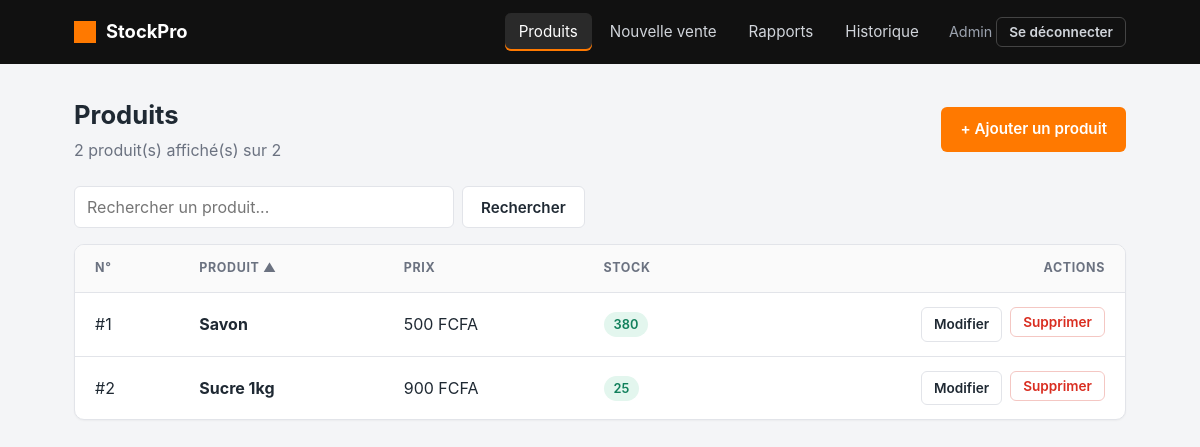
Before: / (signed in) with the older database file.
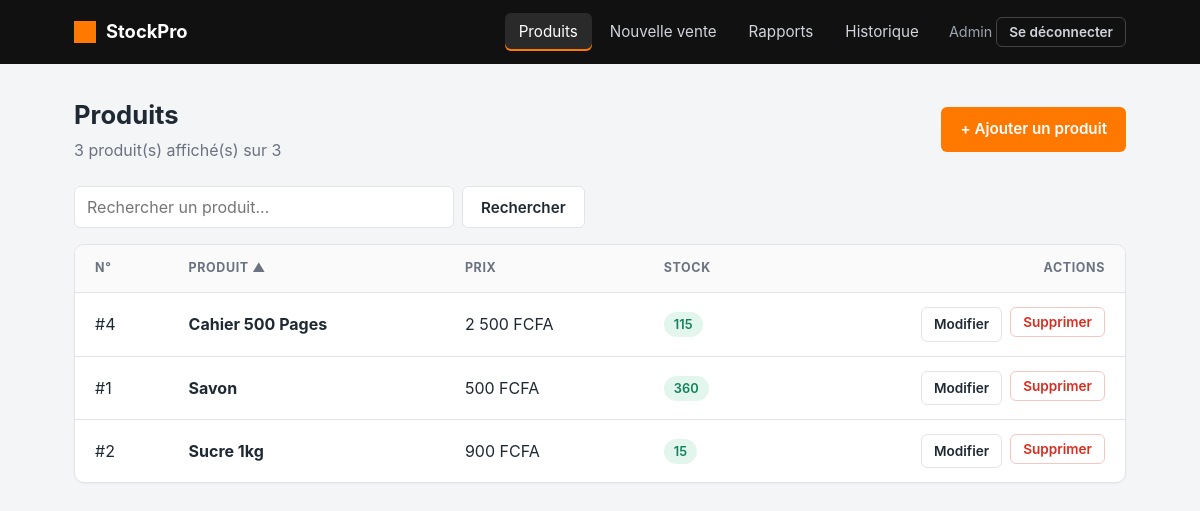
After: the same page with the newer database file.
### tables this page shows
CREATE TABLE produits (
    id INTEGER PRIMARY KEY AUTOINCREMENT,
    nom TEXT NOT NULL,
    prix REAL NOT NULL,
    quantite INTEGER NOT NULL DEFAULT 0
);

### app.py (the view)
@app.route("/")
@connexion_requise
def accueil():
    q = request.args.get("q", "").strip()
    tri = request.args.get("tri", "nom")
    ordre = request.args.get("ordre", "asc")
    if tri not in TRIS:
        tri = "nom"
    if ordre not in ("asc", "desc"):
        ordre = "asc"
    colonne = TRIS[tri]
    sens = "ASC" if ordre == "asc" else "DESC"
    connexion = get_connexion()
    produits = connexion.execute(
        f"SELECT * FROM produits WHERE nom LIKE ? ORDER BY {colonne} {sens}, id ASC",
        (f"%{q}%",),
    ).fetchall()
    alertes = connexion.execute(
        "SELECT nom, quantite FROM produits WHERE quantite < ? "
        "ORDER BY quantite ASC, nom ASC",
        (SEUIL_STOCK,),
    ).fetchall()
    nb_total = connexion.execute(
        "SELECT COUNT(*) AS n FROM produits"
    ).fetchone()["n"]
    connexion.close()
    return render_template(
        "produits.html",
        produits=produits,
        alertes=alertes,
        nb_total=nb_total,
        seuil=SEUIL_STOCK,
        q=q,
        tri=tri,
        ordre=ordre,
    )

### app.py (called while the page is built)
def get_connexion():
    connexion = sqlite3.connect("stock.db")
    connexion.row_factory = sqlite3.Row
    return connexion

def connexion_requise(fonction):
    @wraps(fonction)
    def enveloppe(*args, **kwargs):
        if "utilisateur" not in session:
            return redirect(url_for("login"))
        return fonction(*args, **kwargs)
    return enveloppe

### templates/produits.html (shortened to what this page needs)
{% extends "base.html" %}
{% block contenu %}
{% macro entete(col, titre, q, tri, ordre) %}
<th>
    <a class="tri" href="{{ url_for('accueil', q=q, tri=col, ordre=('desc' if tri == col and ordre == 'asc' else 'asc')) }}">
        {{ titre }}{% if tri == col %} {{ '▲' if ordre == 'asc' else '▼' }}{% endif %}
    </a>
</th>
{% endmacro %}
<div class="entete">
    <div>
        <h1>Produits</h1>
        <p class="sous-titre">{{ produits|length }} produit(s) affiché(s) sur {{ nb_total }}</p>
    </div>
    <a href="{{ url_for('ajouter') }}" class="btn btn-primaire">+ Ajouter un produit</a>
</div>
<form method="GET" action="{{ url_for('accueil') }}" class="recherche">
    <input type="search" name="q" value="{{ q }}" placeholder="Rechercher un produit...">
    <button type="submit" class="btn btn-contour">Rechercher</button>
</form>
<div class="carte carte-tableau">
    {% if produits %}
    <table>
        <thead>
            <tr>
                <th>N°</th>
                {{ entete('nom', 'Produit', q, tri, ordre) }}
                {{ entete('prix', 'Prix', q, tri, ordre) }}
                {{ entete('stock', 'Stock', q, tri, ordre) }}
                <th class="droite">Actions</th>
            </tr>
        </thead>
        <tbody>
            {% for produit in produits %}
            <tr>
                <td>#{{ produit['id'] }}</td>
                <td><strong>{{ produit['nom'] }}</strong></td>
                <td>{{ '{:,.0f}'.format(produit['prix']).replace(',', ' ') }} FCFA</td>
                <td>
                    {% if produit['quantite'] == 0 %}
                    <span class="badge badge-rouge">Rupture</span>
                    {% elif produit['quantite'] < seuil %}
                    <span class="badge badge-orange">{{ produit['quantite'] }} · Faible</span>
                    {% else %}
                    <span class="badge badge-vert">{{ produit['quantite'] }}</span>
                    {% endif %}
                </td>
                <td>
                    <div class="actions">
                        <a href="{{ url_for('modifier', id=produit['id']) }}"
                           class="btn btn-petit btn-contour">Modifier</a>
                        <form method="POST" action="{{ url_for('supprimer', id=produit['id']) }}"
                              onsubmit="return confirm('Supprimer ce produit ?');">
                            <button type="submit" class="btn btn-petit btn-danger">Supprimer</button>
                        </form>
                    </div>
                </td>
            </tr>
            {% endfor %}
        </tbody>
    </table>
    {% elif q %}
    <div class="vide">
        <p>Aucun produit ne correspond à « {{ q }} ».</p>
        <a href="{{ url_for('accueil') }}" class="btn btn-contour">Afficher tous les produits</a>
    </div>
    {% else %}
    <div class="vide">
        <p>Aucun produit pour le moment.</p>
        <a href="{{ url_for('ajouter') }}" class="btn btn-primaire">Ajouter le premier produit</a>
    </div>
    {% endif %}
</div>
{% endblock %}

### templates/base.html (shortened to what this page needs)
<!DOCTYPE html>
<html lang="fr">
<head>
    <link rel="stylesheet" href="{{ url_for('static', filename='style.css') }}">
</head>
<body>
    <header class="navbar">
        <div class="navbar-contenu">
            <a class="logo" href="{{ url_for('accueil') }}">
                <span class="logo-carre"></span>StockPro
            </a>
            {% if session.get('utilisateur') %}
            <nav>
                <a href="{{ url_for('accueil') }}"
                   class="{{ 'actif' if request.endpoint in ['accueil', 'ajouter', 'modifier'] }}">Produits</a>
                <a href="{{ url_for('vendre') }}"
                   class="{{ 'actif' if request.endpoint == 'vendre' }}">Nouvelle vente</a>
                <a href="{{ url_for('rapport') }}"
                   class="{{ 'actif' if request.endpoint == 'rapport' }}">Rapports</a>
                <a href="{{ url_for('ventes') }}"
                   class="{{ 'actif' if request.endpoint == 'ventes' }}">Historique</a>
                <span class="utilisateur">{{ session['utilisateur'] }}</span>
                <form method="POST" action="{{ url_for('deconnexion') }}" class="form-inline">
                    <button type="submit" class="btn btn-contour">Se déconnecter</button>
                </form>
            </nav>
            {% endif %}
        </div>
    </header>
    <main class="contenu">
        {% block contenu %}{% endblock %}
    </main>
</body>
</html>

### static/style.css (style rules this page uses)
:root { --orange: #ff7900; --orange-fonce: #e06a00; --noir: #111111; --fond: #f4f5f7; --bordure: #e2e4e9; --texte: #1f2933; --texte-doux: #6b7280; --rouge: #d92d20; --vert: #12805c; }
* { box-sizing: border-box; }
body { margin: 0; font-family: -apple-system, "Segoe UI", Roboto, Arial, sans-serif; background: var(--fond); color: var(--texte); line-height: 1.5; }
.navbar { background: var(--noir); }
.navbar-contenu { max-width: 1100px; margin: 0 auto; padding: 0 24px; min-height: 64px; display: flex; align-items: center; justify-content: space-between; gap: 16px; flex-wrap: wrap; }
.logo { display: flex; align-items: center; gap: 10px; color: #fff; font-weight: 700; font-size: 1.15rem; text-decoration: none; }
.logo-carre { width: 22px; height: 22px; background: var(--orange); display: inline-block; }
.navbar nav { display: flex; align-items: center; gap: 4px; flex-wrap: wrap; }
.navbar nav a { color: #d1d5db; text-decoration: none; padding: 8px 14px; border-radius: 6px; font-size: 0.95rem; }
.navbar nav a.actif { color: #fff; background: #2a2a2a; box-shadow: inset 0 -2px 0 var(--orange); }
.utilisateur { color: #9ca3af; font-size: 0.9rem; margin-left: 12px; }
.contenu { max-width: 1100px; margin: 32px auto; padding: 0 24px; }
.entete { display: flex; justify-content: space-between; align-items: center; flex-wrap: wrap; gap: 12px; margin-bottom: 24px; }
h1 { margin: 0; font-size: 1.6rem; }
.sous-titre { color: var(--texte-doux); margin: 4px 0 0; }
.carte { background: #fff; border: 1px solid var(--bordure); border-radius: 10px; padding: 24px; box-shadow: 0 1px 2px rgba(0, 0, 0, 0.04); }
.carte-tableau { padding: 0; overflow-x: auto; }
table { width: 100%; border-collapse: collapse; }
th { text-align: left; font-size: 0.78rem; text-transform: uppercase; letter-spacing: 0.05em; color: var(--texte-doux); background: #fafafa; padding: 14px 20px; border-bottom: 1px solid var(--bordure); }
td { padding: 14px 20px; border-bottom: 1px solid var(--bordure); }
tr:last-child td { border-bottom: none; }
.droite { text-align: right; }
.actions { display: flex; justify-content: flex-end; gap: 8px; }
.actions form { margin: 0; }
.btn { display: inline-block; padding: 10px 18px; border-radius: 6px; border: 1px solid transparent; font-size: 0.95rem; font-weight: 600; text-decoration: none; cursor: pointer; font-family: inherit; }
.btn-primaire { background: var(--orange); color: #fff; }
.btn-contour { background: #fff; color: var(--texte); border-color: var(--bordure); }
.btn-danger { background: #fff; color: var(--rouge); border-color: #f4c7c3; }
.btn-petit { padding: 6px 12px; font-size: 0.85rem; }
.navbar .btn-contour { background: transparent; color: #d1d5db; border-color: #444; padding: 6px 12px; font-size: 0.85rem; }
.form-inline { display: inline; margin: 0; }
.badge { display: inline-block; padding: 3px 10px; border-radius: 999px; font-size: 0.8rem; font-weight: 600; }
.badge-vert { background: #e3f6ee; color: var(--vert); }
.recherche { display: flex; flex-wrap: wrap; gap: 8px; margin-bottom: 16px; }
.recherche input[type="search"] { flex: 1; min-width: 200px; max-width: 380px; padding: 10px 12px; border: 1px solid var(--bordure); border-radius: 6px; font-size: 1rem; font-family: inherit; background: #fff; }
th a.tri { color: inherit; text-decoration: none; }

Changed rows visible on the page:
added produits: id "4", nom "Cahier 500 Pages", prix "2 500", quantite "115"
changed produits "Savon": quantite "380" → "360"
changed produits "Sucre 1kg": quantite "25" → "15"
Other visible differences:
{{ produits|length }}: "2" → "3"
{{ nb_total }}: "2" → "3"
